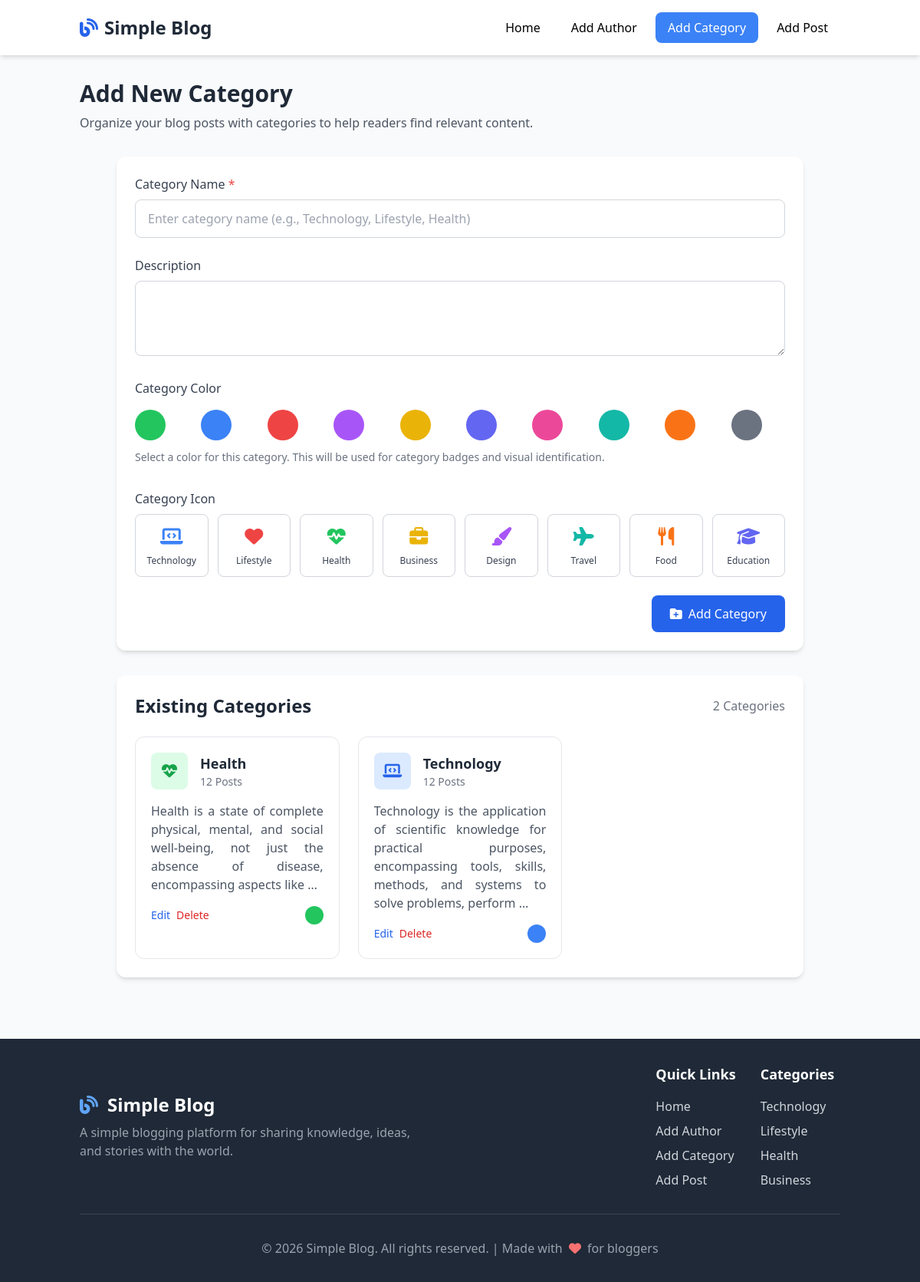
/add_category/, run on an earlier commit of the app's database.
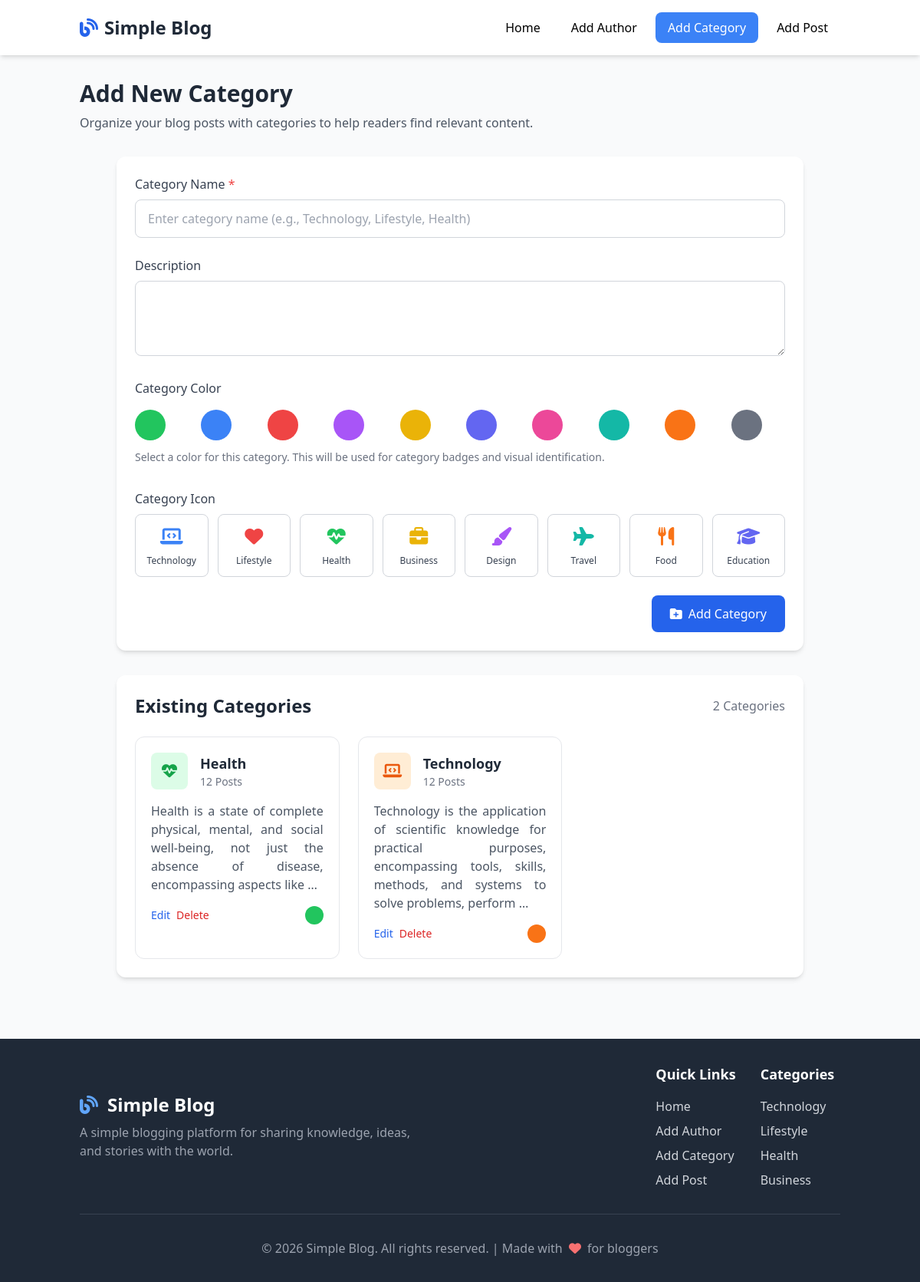
And on a later commit of the database.
### blog/models.py (models this page shows, shortened)
class Category(models.Model):
    category_name = models.CharField(max_length=100)
    description = models.TextField(blank=True)
    color = models.CharField(default="blue", max_length=50)
    icon = models.CharField(default="fa-icons", max_length=50)

### blog/views.py (the view)
# urls.py: path("add_category/",views.add_category,name="add_category"),
def add_category(request):
    categories = Category.objects.all()
    total = categories.count()
    context = {
        "categories":categories,
        "total":total
    }
    if(request.method == 'POST'):
        form = categoryForm(request.POST)
        if form.is_valid():
            form.save()
            return redirect('add_category')
    else:
        form = categoryForm()
    return render(request,"add-category.html",context=context)

### templates/add-category.html (shortened to what the changed rows need)
{% extends "base.html" %}
{% block content %}
    <div class="container mx-auto px-4 py-8">
        <div class="mb-8">
            <h1 class="text-3xl font-bold text-gray-800 mb-2">{% if cat %}Edit Categories {% else %}Add New Category {% endif %} </h1>
        </div>
        <div class="max-w-4xl mx-auto">
            <div class="bg-white rounded-xl shadow-md p-6">
                <div class="flex justify-between items-center mb-6">
                    <h2 class="text-2xl font-bold text-gray-800">Existing Categories</h2>
                </div>
                <div class="grid grid-cols-1 md:grid-cols-2 lg:grid-cols-3 gap-6">
                    {% for category in  categories %}
                    <div class="category-badge bg-white border border-gray-200 rounded-xl p-5 hover:shadow-md transition">
                        <div class="flex items-start justify-between mb-4">
                            <div class="flex items-center">
                                <div class="w-12 h-12 rounded-lg bg-{{category.color}}-100 flex items-center justify-center mr-4">
                                    <i class="fas {{category.icon}} text-{{category.color}}-600 text-xl"></i>
                                </div>
                                <div>
                                    <h3 class="font-bold text-gray-800 text-lg">{{category.category_name}}</h3>
                                    <p class="text-gray-500 text-sm">12 Posts</p>
                                </div>
                            </div>
                        </div>
                        <p class="text-gray-600 mb-4 text-justify">{{category.description | truncatewords:"20"}}</p>
                        <div class="flex justify-between items-center">
                            <div class="flex space-x-2">
                                <a href="{% url "edit_category" category.id %}" class="text-blue-600 hover:text-blue-800 text-sm font-medium">Edit</a>
                                <a  href="{% url "delete_category" category.id %}" class="text-red-600 hover:text-red-800 text-sm font-medium">Delete</a>
                            </div>
                            <div class="w-6 h-6 rounded-full bg-{{category.color}}-500"></div>
                        </div>
                    </div>
                    {% endfor %}
                </div>
            </div>
        </div>
    </div>
{% endblock content %}

What changed in the data, as far as the page shows it:
changed Category "Technology": color "blue" → "orange" (drawn)
